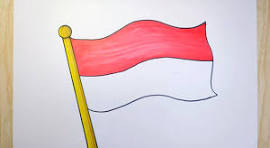
%> input picture image processing/gambar/bendera.jpg, 270 x 148 px
$ octave restorasibilateral.m   (GNU Octave 9; MATLAB toolbox functions it lacks are replaced by stand-ins)
%> lines starting %> are read from the running program, lines starting %| are printed output that depends on the picture
### image processing/bilateralFilter.m
function outputImage = bilateralFilter(inputImage, sigmaSpatial, sigmaIntensity)
    inputImage = double(inputImage);
    [m, n] = size(inputImage);
    outputImage = zeros(m, n);

    for i = 1:m
        for j = 1:n
            pixelValue = inputImage(i, j);

            % Hitung batas window
            iMin = max(1, i - sigmaSpatial);
            iMax = min(m, i + sigmaSpatial);
            jMin = max(1, j - sigmaSpatial);
            jMax = min(n, j + sigmaSpatial);

            % Ambil window spasial
            spatialWindow = inputImage(iMin:iMax, jMin:jMax);

            % Hitung bobot spasial
            spatialWeights = exp(-((i - iMin).^2 + (j - jMin).^2) / (2 * sigmaSpatial^2));

            % Hitung bobot intensitas
            intensityWeights = exp(-(spatialWindow - pixelValue).^2 / (2 * sigmaIntensity^2));

            % Normalisasi bobot spasial dan intensitas
            normalizedWeights = spatialWeights .* intensityWeights;
            normalizedWeights = normalizedWeights / sum(normalizedWeights(:));

            % Menghitung nilai piksel hasil
            outputImage(i, j) = sum(spatialWindow(:) .* normalizedWeights(:));
        end
    end
end

### image processing/restorasibilateral.m
% Baca citra asli
originalImage = imread('gambar/bendera.jpg');
%> originalImage is the input picture: size 148x270x3 uint8; mean R, G, B 219, 199.1, 201.5

% Tambahkan noise salt-and-pepper
noisyImage = imnoise(originalImage, 'salt & pepper', 0.05);
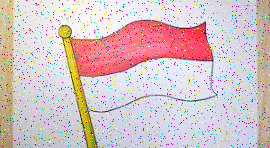
%> noisyImage: size 148x270x3 uint8; mean R, G, B 214.2, 195.7, 197.9

% Filter median 3x3 pada setiap saluran warna
denoisedImage(:,:,1) = medfilt2(noisyImage(:,:,1), [3, 3]); % Saluran merah
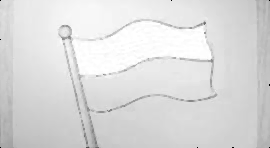
%> denoisedImage: size 148x270 uint8; min 0, max 255, mean 219.8
denoisedImage(:,:,2) = medfilt2(noisyImage(:,:,2), [3, 3]); % Saluran hijau
denoisedImage(:,:,3) = medfilt2(noisyImage(:,:,3), [3, 3]); % Saluran biru
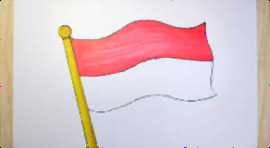
%> denoisedImage: size 148x270x3 uint8; mean R, G, B 219.8, 199.5, 201.7

% Tampilkan citra asli, citra noisy, dan citra yang telah dibersihkan dari noise
figure;
subplot(1, 3, 1); imshow(originalImage); title('Citra Asli');
subplot(1, 3, 2); imshow(noisyImage); title('Citra Noisy');
subplot(1, 3, 3); imshow(uint8(denoisedImage)); title('Hasil Denoising');

% Parameter untuk bilateral filter
sigmaSpatial = 2; % parameter spasial
sigmaIntensity = 0.1; % parameter intensitas

% Lakukan bilateral filter pada citra yang telah dibersihkan dari noise
restoredImage = bilateralFilter(double(denoisedImage), sigmaSpatial, sigmaIntensity);
%> after the loop in bilateralFilter, `for i = 1:m`:
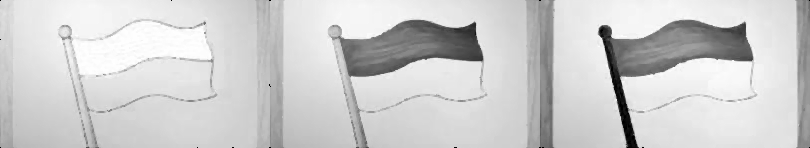
%> outputImage: size 148x810 double; min 0, max 255, mean 207; drawn with min black and max white

% Normalisasi hasil restorasi untuk ditampilkan
restoredImage = uint8((restoredImage - min(restoredImage(:))) / (max(restoredImage(:)) - min(restoredImage(:))) * 255);

% Tampilkan hasil restorasi
figure;
subplot(1, 2, 1); imshow(denoisedImage); title('Citra yang Telah Dibersihkan dari Noise');
subplot(1, 2, 2); imshow(restoredImage); title('Hasil Restorasi dengan Bilateral Filter');
